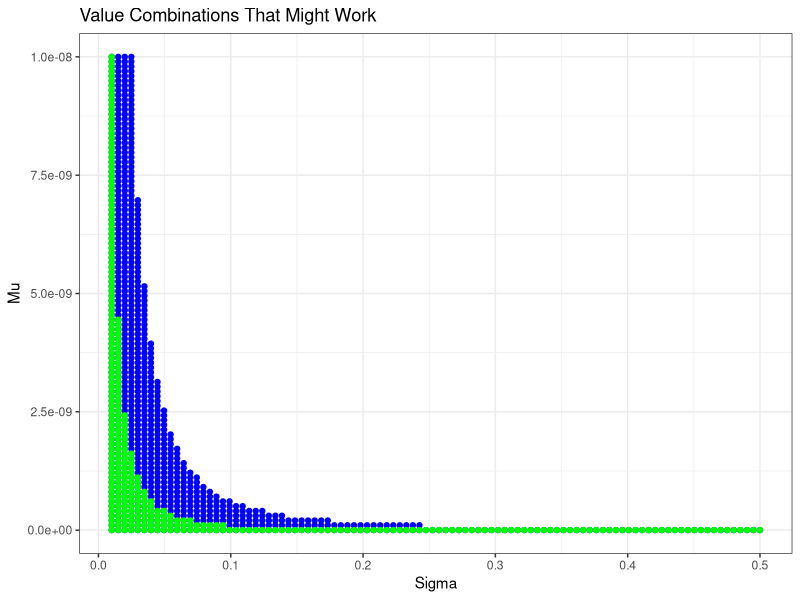
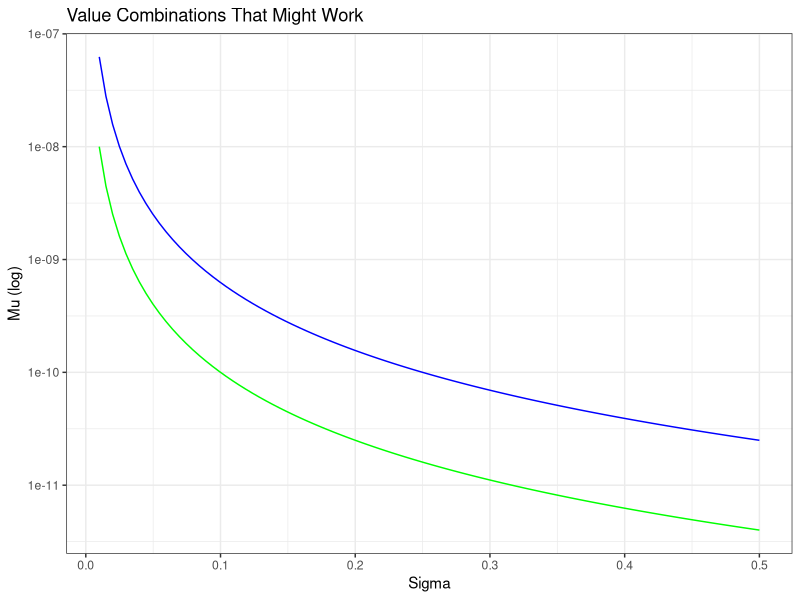

R code for these plots, in order:
## ---- chunk 1
knitr::opts_chunk$set(echo = TRUE)
library(ggplot2)
library(viridis)
library(colorspace)
library(gridExtra)

#setwd("~/Desktop/Proposal Old Drafts")
## ---- chunk 2

sigma = seq(0.01, 0.5, length.out=100)
mu = seq(10^-12, 10^-8, length.out=100)

mat = mapply(rep, 1:4, 4:1)
my_grid <- as.data.frame(expand.grid(sigma, mu))
my_grid$results = mapply(`*`,sigma*2*10^6,rep(sqrt(mu),each=length(sigma)))

ggplot(my_grid, aes(x = Var1, y=Var2)) +
  geom_point(data=my_grid[my_grid$results <=5, ], aes(x = Var1, y=Var2), col="blue")+
  geom_point(data=my_grid[my_grid$results <=2, ], aes(x = Var1, y=Var2), col="green")+
  ggtitle("Value Combinations That Might Work") +
  xlab("Sigma") + ylab("Mu")+
  theme_bw()


## ---- chunk 3

#2=sigma*sqrt(mu)*2*10^6
y_mu_2 = (2/(sigma*2*10^6))^2
y_mu_5 = (5/(sigma*2*10^6))^2
x_sigma_2 = 2/(sqrt(mu)*2*10^6)
x_sigma_5 = 5/(sqrt(mu)*2*10^6)
ggplot() +
  geom_line(aes(x = sigma, y=y_mu_5), col="blue")+
  geom_line(aes(x = sigma, y=y_mu_2), col="green")+
  #lines are out of order, but the points line up. Looks Good!
  #geom_point(aes(x = x_sigma_5, y=mu), col="blue")+
  #geom_point(aes(x = x_sigma_2, y=mu), col="green")+
  scale_y_log10()+
  #geom_point(data=my_grid[my_grid$results <=2, ], aes(x = Var1, y=Var2), col="green")+
  ggtitle("Value Combinations That Might Work") +
  xlab("Sigma") + ylab("Mu (log)")+ #xlim(0, 0.6)+
  theme_bw()


